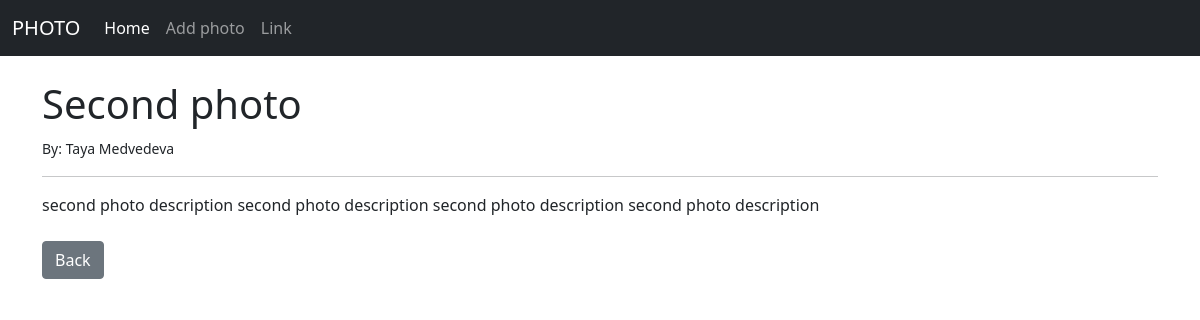
The page /details/2 on the database its author committed.
### thephoto/models.py (models this page shows, shortened)
class Photo(models.Model):
    title = models.CharField(max_length=255)
    author = models.ForeignKey(User, on_delete=models.CASCADE)
    description = models.TextField()

### thephoto/views.py (the view)
# urls.py: path('details/<int:pk>', PhotoDetailsView.as_view(), name='detail'),
class PhotoDetailsView(DetailView):
    model = Photo
    template_name = 'photo_details.html'

### thephoto/templates/photo_details.html
{% extends 'base.html' %}
{% block content %}
<h1>{{ photo.title }}</h1>
<small>
    By: {{ photo.author.first_name }} {{ photo.author.last_name }}
</small><br/>
<hr>
{{ photo.description }}
<br/><br/>
<a href="{% url 'home' %}" class="btn btn-secondary">Back</a>
<br/>
{% endblock %}

### rows shown on the page
Photo: title "Second photo", author.first_name "Taya", author.last_name "Medvedeva", description "second photo description second photo description second photo description second photo description"
